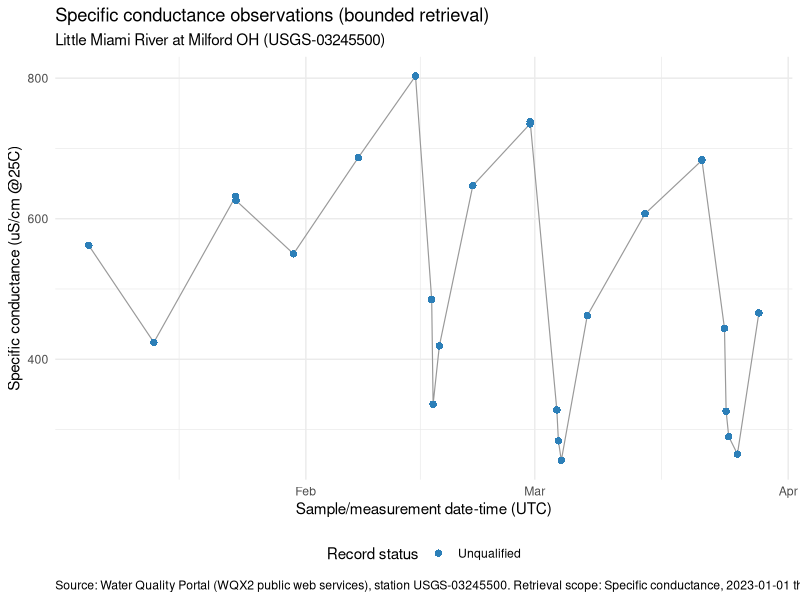

Source code (R):
library(dplyr)
library(ggplot2)
library(tibble)

records <- tribble(
  ~activity_date, ~activity_time, ~value, ~unit, ~station_id, ~qualifier, ~detection_condition,
  "2023-01-23", "10:44:00", "626", "uS/cm @25C", "USGS-03245500", NA_character_, NA_character_,
  "2023-02-17", "07:54:00", "419", "uS/cm @25C", "USGS-03245500", NA_character_, NA_character_,
  "2023-03-03", "21:24:00", "284", "uS/cm @25C", "USGS-03245500", NA_character_, NA_character_,
  "2023-03-28", "09:54:00", "466", "uS/cm @25C", "USGS-03245500", NA_character_, NA_character_,
  "2023-02-28", "10:10:00", "735", "uS/cm @25C", "USGS-03245500", NA_character_, NA_character_,
  "2023-03-25", "18:54:00", "265", "uS/cm @25C", "USGS-03245500", NA_character_, NA_character_,
  "2023-01-23", "10:10:00", "632", "uS/cm @25C", "USGS-03245500", NA_character_, NA_character_,
  "2023-02-14", "09:54:00", "803", "uS/cm @25C", "USGS-03245500", NA_character_, NA_character_,
  "2023-03-04", "05:54:00", "256", "uS/cm @25C", "USGS-03245500", NA_character_, NA_character_,
  "2023-02-07", "09:54:00", "687", "uS/cm @25C", "USGS-03245500", NA_character_, NA_character_,
  "2023-03-21", "10:30:00", "683", "uS/cm @25C", "USGS-03245500", NA_character_, NA_character_,
  "2023-03-24", "04:54:00", "444", "uS/cm @25C", "USGS-03245500", NA_character_, NA_character_,
  "2023-02-16", "13:34:00", "336", "uS/cm @25C", "USGS-03245500", NA_character_, NA_character_,
  "2023-03-24", "09:44:00", "326", "uS/cm @25C", "USGS-03245500", NA_character_, NA_character_,
  "2023-03-03", "16:44:00", "328", "uS/cm @25C", "USGS-03245500", NA_character_, NA_character_,
  "2023-02-28", "10:34:00", "738", "uS/cm @25C", "USGS-03245500", NA_character_, NA_character_,
  "2023-01-05", "10:44:00", "562", "uS/cm @25C", "USGS-03245500", NA_character_, NA_character_,
  "2023-03-21", "10:34:00", "684", "uS/cm @25C", "USGS-03245500", NA_character_, NA_character_,
  "2023-01-13", "09:44:00", "424", "uS/cm @25C", "USGS-03245500", NA_character_, NA_character_,
  "2023-03-07", "10:04:00", "462", "uS/cm @25C", "USGS-03245500", NA_character_, NA_character_,
  "2023-02-21", "10:04:00", "647", "uS/cm @25C", "USGS-03245500", NA_character_, NA_character_,
  "2023-03-14", "11:34:00", "607", "uS/cm @25C", "USGS-03245500", NA_character_, NA_character_,
  "2023-02-16", "09:24:00", "485", "uS/cm @25C", "USGS-03245500", NA_character_, NA_character_,
  "2023-03-24", "17:24:00", "290", "uS/cm @25C", "USGS-03245500", NA_character_, NA_character_,
  "2023-01-30", "11:44:00", "550", "uS/cm @25C", "USGS-03245500", NA_character_, NA_character_
)

plot_data <- records %>%
  mutate(
    measurement_datetime = as.POSIXct(
      paste(activity_date, activity_time),
      format = "%Y-%m-%d %H:%M:%S",
      tz = "UTC"
    ),
    value = as.numeric(value),
    qualification_status = case_when(
      !is.na(qualifier) | !is.na(detection_condition) ~ "Qualified/censored",
      TRUE ~ "Unqualified"
    )
  )

source_caption <- paste0(
  "Source: Water Quality Portal (WQX2 public web services), station USGS-03245500. ",
  "Retrieval scope: Specific conductance, 2023-01-01 through 2025-12-31, maximum 25 records (bounded sample). ",
  "Caveats: Heterogeneous public contributed records; preserve identifiers/units/qualifiers/method metadata. ",
  "No inference of missing values, thresholds, trends, impairment, or regulatory compliance."
)

p <- ggplot(plot_data, aes(x = measurement_datetime, y = value)) +
  geom_line(color = "grey60", linewidth = 0.4) +
  geom_point(aes(shape = qualification_status, color = qualification_status), size = 2.2) +
  scale_color_manual(
    values = c("Unqualified" = "#2C7FB8", "Qualified/censored" = "#D95F02"),
    drop = FALSE
  ) +
  scale_shape_manual(
    values = c("Unqualified" = 16, "Qualified/censored" = 17),
    drop = FALSE
  ) +
  labs(
    title = "Specific conductance observations (bounded retrieval)",
    subtitle = "Little Miami River at Milford OH (USGS-03245500)",
    x = "Sample/measurement date-time (UTC)",
    y = "Specific conductance (uS/cm @25C)",
    color = "Record status",
    shape = "Record status",
    caption = source_caption
  ) +
  theme_minimal(base_size = 11) +
  theme(
    legend.position = "bottom",
    plot.caption = element_text(hjust = 0)
  )

ggsave(
  filename = "uat/positron/little_miami_specific_conductance_timeseries.png",
  plot = p,
  width = 11,
  height = 7,
  units = "in",
  dpi = 300
)
